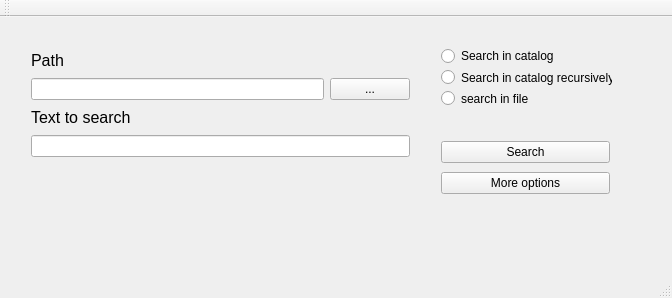
<?xml version="1.0" encoding="UTF-8"?>
<ui version="4.0">
 <class>MainWindow</class>
 <widget class="QMainWindow" name="MainWindow">
  <property name="geometry">
   <rect>
    <x>0</x>
    <y>0</y>
    <width>672</width>
    <height>298</height>
   </rect>
  </property>
  <property name="windowTitle">
   <string>MainWindow</string>
  </property>
  <widget class="QWidget" name="centralWidget">
   <widget class="QWidget" name="verticalLayoutWidget">
    <property name="geometry">
     <rect>
      <x>430</x>
      <y>20</y>
      <width>193</width>
      <height>80</height>
     </rect>
    </property>
    <layout class="QVBoxLayout" name="verticalLayout">
     <item>
      <widget class="QRadioButton" name="radioButton_2">
       <property name="text">
        <string>Search in catalog</string>
       </property>
      </widget>
     </item>
     <item>
      <widget class="QRadioButton" name="radioButton_3">
       <property name="text">
        <string>Search in catalog recursively</string>
       </property>
      </widget>
     </item>
     <item>
      <widget class="QRadioButton" name="radioButton">
       <property name="text">
        <string>search in file</string>
       </property>
      </widget>
     </item>
    </layout>
   </widget>
   <widget class="QWidget" name="layoutWidget">
    <property name="geometry">
     <rect>
      <x>430</x>
      <y>110</y>
      <width>191</width>
      <height>81</height>
     </rect>
    </property>
    <layout class="QVBoxLayout" name="verticalLayout_4">
     <item>
      <widget class="QPushButton" name="pushButton_2">
       <property name="text">
        <string>Search</string>
       </property>
      </widget>
     </item>
     <item>
      <widget class="QPushButton" name="pushButton">
       <property name="text">
        <string>More options</string>
       </property>
      </widget>
     </item>
    </layout>
   </widget>
   <widget class="QWidget" name="verticalLayoutWidget_2">
    <property name="geometry">
     <rect>
      <x>20</x>
      <y>20</y>
      <width>401</width>
      <height>131</height>
     </rect>
    </property>
    <layout class="QVBoxLayout" name="verticalLayout_2">
     <item>
      <widget class="QLabel" name="label">
       <property name="font">
        <font>
         <pointsize>12</pointsize>
        </font>
       </property>
       <property name="text">
        <string>Path </string>
       </property>
      </widget>
     </item>
     <item>
      <layout class="QHBoxLayout" name="horizontalLayout">
       <item>
        <widget class="QLineEdit" name="pathBox"/>
       </item>
       <item>
        <widget class="QPushButton" name="pushButton_4">
         <property name="text">
          <string>...</string>
         </property>
        </widget>
       </item>
      </layout>
     </item>
     <item>
      <widget class="QLabel" name="label_2">
       <property name="font">
        <font>
         <pointsize>12</pointsize>
        </font>
       </property>
       <property name="text">
        <string>Text to search </string>
       </property>
      </widget>
     </item>
     <item>
      <widget class="QLineEdit" name="textToFindBox"/>
     </item>
    </layout>
   </widget>
  </widget>
  <widget class="QMenuBar" name="menuBar">
   <property name="geometry">
    <rect>
     <x>0</x>
     <y>0</y>
     <width>672</width>
     <height>26</height>
    </rect>
   </property>
  </widget>
  <widget class="QToolBar" name="mainToolBar">
   <attribute name="toolBarArea">
    <enum>TopToolBarArea</enum>
   </attribute>
   <attribute name="toolBarBreak">
    <bool>false</bool>
   </attribute>
  </widget>
  <widget class="QStatusBar" name="statusBar"/>
 </widget>
 <layoutdefault spacing="6" margin="11"/>
 <resources/>
 <connections/>
</ui>
